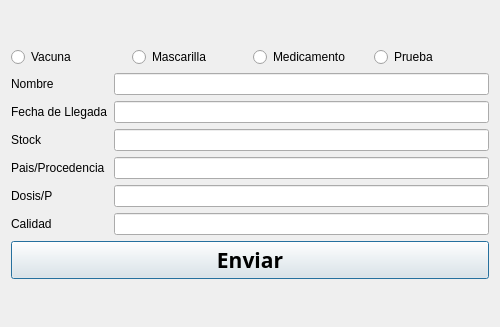
<?xml version="1.0" encoding="UTF-8"?>
<ui version="4.0">
 <class>AddSumi</class>
 <widget class="QDialog" name="AddSumi">
  <property name="geometry">
   <rect>
    <x>0</x>
    <y>0</y>
    <width>500</width>
    <height>327</height>
   </rect>
  </property>
  <property name="windowTitle">
   <string>Añadir Suministro</string>
  </property>
  <layout class="QGridLayout" name="gridLayout_3">
   <item row="0" column="0">
    <layout class="QGridLayout" name="gridLayout_2">
     <item row="0" column="0">
      <layout class="QHBoxLayout" name="horizontalLayout">
       <item>
        <widget class="QRadioButton" name="vacuna">
         <property name="cursor">
          <cursorShape>PointingHandCursor</cursorShape>
         </property>
         <property name="text">
          <string>Vacuna</string>
         </property>
         <property name="icon">
          <iconset resource="Icons.qrc">
           <normaloff>:/6673743_health_hospital_injection_icon.png</normaloff>:/6673743_health_hospital_injection_icon.png</iconset>
         </property>
         <property name="iconSize">
          <size>
           <width>20</width>
           <height>20</height>
          </size>
         </property>
         <property name="checkable">
          <bool>true</bool>
         </property>
         <property name="checked">
          <bool>false</bool>
         </property>
         <attribute name="buttonGroup">
          <string notr="true">buttonGroup</string>
         </attribute>
        </widget>
       </item>
       <item>
        <widget class="QRadioButton" name="mascarilla">
         <property name="cursor">
          <cursorShape>PointingHandCursor</cursorShape>
         </property>
         <property name="text">
          <string>Mascarilla</string>
         </property>
         <property name="icon">
          <iconset resource="Icons.qrc">
           <normaloff>:/5803988_mask_covid_icon.png</normaloff>:/5803988_mask_covid_icon.png</iconset>
         </property>
         <property name="iconSize">
          <size>
           <width>20</width>
           <height>20</height>
          </size>
         </property>
         <attribute name="buttonGroup">
          <string notr="true">buttonGroup</string>
         </attribute>
        </widget>
       </item>
       <item>
        <widget class="QRadioButton" name="medicamento">
         <property name="cursor">
          <cursorShape>PointingHandCursor</cursorShape>
         </property>
         <property name="text">
          <string>Medicamento</string>
         </property>
         <property name="icon">
          <iconset resource="Icons.qrc">
           <normaloff>:/2119342_medicines_scientific_icon.png</normaloff>:/2119342_medicines_scientific_icon.png</iconset>
         </property>
         <property name="iconSize">
          <size>
           <width>20</width>
           <height>20</height>
          </size>
         </property>
         <attribute name="buttonGroup">
          <string notr="true">buttonGroup</string>
         </attribute>
        </widget>
       </item>
       <item>
        <widget class="QRadioButton" name="prueba">
         <property name="cursor">
          <cursorShape>PointingHandCursor</cursorShape>
         </property>
         <property name="text">
          <string>Prueba</string>
         </property>
         <property name="icon">
          <iconset resource="Icons.qrc">
           <normaloff>:/5991186_blood_coronavirus_icon.png</normaloff>:/5991186_blood_coronavirus_icon.png</iconset>
         </property>
         <property name="iconSize">
          <size>
           <width>20</width>
           <height>20</height>
          </size>
         </property>
         <attribute name="buttonGroup">
          <string notr="true">buttonGroup</string>
         </attribute>
        </widget>
       </item>
      </layout>
     </item>
     <item row="1" column="0">
      <layout class="QGridLayout" name="gridLayout">
       <item row="0" column="0">
        <layout class="QVBoxLayout" name="verticalLayout">
         <item>
          <widget class="QLabel" name="label_tipo">
           <property name="text">
            <string>Nombre</string>
           </property>
          </widget>
         </item>
         <item>
          <widget class="QLabel" name="label_fecha">
           <property name="text">
            <string>Fecha de Llegada</string>
           </property>
          </widget>
         </item>
         <item>
          <widget class="QLabel" name="label_stock">
           <property name="text">
            <string>Stock</string>
           </property>
          </widget>
         </item>
         <item>
          <widget class="QLabel" name="label_pais">
           <property name="text">
            <string>Pais/Procedencia</string>
           </property>
          </widget>
         </item>
         <item>
          <widget class="QLabel" name="label_dosis">
           <property name="text">
            <string>Dosis/P</string>
           </property>
          </widget>
         </item>
         <item>
          <widget class="QLabel" name="label_calidad">
           <property name="text">
            <string>Calidad</string>
           </property>
          </widget>
         </item>
        </layout>
       </item>
       <item row="0" column="1">
        <layout class="QVBoxLayout" name="verticalLayout_2">
         <item>
          <widget class="QLineEdit" name="tipo"/>
         </item>
         <item>
          <widget class="QLineEdit" name="fecha"/>
         </item>
         <item>
          <widget class="QLineEdit" name="stock"/>
         </item>
         <item>
          <widget class="QLineEdit" name="pais">
           <property name="text">
            <string/>
           </property>
          </widget>
         </item>
         <item>
          <widget class="QLineEdit" name="dosis">
           <property name="text">
            <string/>
           </property>
          </widget>
         </item>
         <item>
          <widget class="QLineEdit" name="calidad">
           <property name="text">
            <string/>
           </property>
          </widget>
         </item>
        </layout>
       </item>
      </layout>
     </item>
     <item row="2" column="0">
      <widget class="QPushButton" name="enviarpushbuton">
       <property name="font">
        <font>
         <family>Berlin Sans FB Demi</family>
         <pointsize>16</pointsize>
         <weight>75</weight>
         <bold>true</bold>
        </font>
       </property>
       <property name="cursor">
        <cursorShape>PointingHandCursor</cursorShape>
       </property>
       <property name="text">
        <string>Enviar</string>
       </property>
      </widget>
     </item>
    </layout>
   </item>
  </layout>
 </widget>
 <resources>
  <include location="Icons.qrc"/>
 </resources>
 <connections/>
 <buttongroups>
  <buttongroup name="buttonGroup"/>
 </buttongroups>
</ui>
